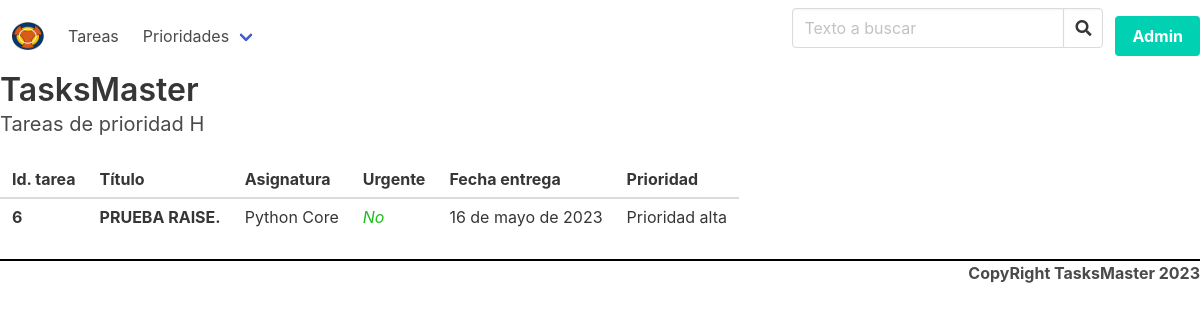
Screenshot of /tareas/h/ with the database file from the repository.
### tasks/models.py (models this page shows, shortened)
class Task(models.Model):
    class Meta:
        verbose_name = "Tarea"
        verbose_name_plural = "Tareas"
    title = models.CharField(
        "Título",
        max_length=250,
        unique=True,
    )
    subject = models.ForeignKey(
        Subject,
        verbose_name="Asignatura",
        on_delete=models.PROTECT,
        related_name="tasks",
        default=1,
    )
    due_date = models.DateField(
        "Dia de entrega",
        null=True,
        blank=True,
        default=None,
        validators=[fecha_en_futuro],
    )
    urgent = models.BooleanField(default=False)
    priority = models.CharField(
        "Prioridad", max_length=1, choices=PRIORITIES, default="N"
    )
    created = models.DateTimeField(auto_now_add=True)
    updated = models.DateTimeField(auto_now=True)

class Subject(models.Model):
    class Meta:
        verbose_name = "Asignatura"
        verbose_name_plural = "Asignaturas"
    id = models.AutoField(primary_key=True)
    name = models.CharField(
        verbose_name="Nombre de la asignatura", max_length=120, unique=True
    )
    created = models.DateTimeField(auto_now_add=True)
    updated = models.DateTimeField(auto_now=True)
    def __str__(self):
        return self.name

### tasks/views.py (the view)
# urls.py: re_path(r"^tareas/([nhl])/$", views.list_by_priority),
def list_by_priority(request, priority):
    priority = priority[0].upper()
    tasks = Task.objects.filter(priority=priority)
    return render(
        request,
        "tasks/list_task.html",
        {
            "title": f"Tareas de prioridad {priority}",
            "tasks": tasks,
        },
    )

### tasks/templates/tasks/list_task.html (shortened to what this page needs)
{% extends 'tasks/base.html' %}
{% block content %}
{% include 'tasks/task_table.html' %}
{% endblock content %}

### tasks/templates/tasks/task_table.html
<table class='table is-striped is-hoverable'>
    <thead>
        <tr>
            <th>Id. tarea</th>
            <th >Título</th>
            <th>Asignatura</th>
            <th>Urgente</th>
            <th>Fecha entrega</th>
            <th>Prioridad</th>
        </tr>
    </thead>
    <tbody>
{%for task in tasks%}
    <tr>
        <th>{{task.id}}</th>
        <td>
            {% if forloop.first %}
            <b>{{task.title|upper|add:"."}}</b>
            {% else %}
                {{task.title}}
            {% endif %}
        </td>
        <td>{{task.subject}}</td>
        <td>
            {%if task.urgent%}
            <b class="urgente">Si</b>
            {%else%}
            <i class="no-urgente">No</i>
            {% endif %}
        </td>
        <td>{{task.due_date}}</td>
        <td>{{task.get_priority_display}}</td>
    </tr>
{%endfor%}
</tbody>
</table>

### tasks/static/tasks/custom.css (style rules this page uses)
.no-urgente { font-style: italic; color: rgb(32, 188, 32); }

### rows the page displays
Task: id "6", title|add "PRUEBA RAISE.", subject "Python Core", urgent "No", due_date "16 de mayo de 2023", priority "Prioridad alta"

### other values shown
{{ title }} "Tareas de prioridad H"
